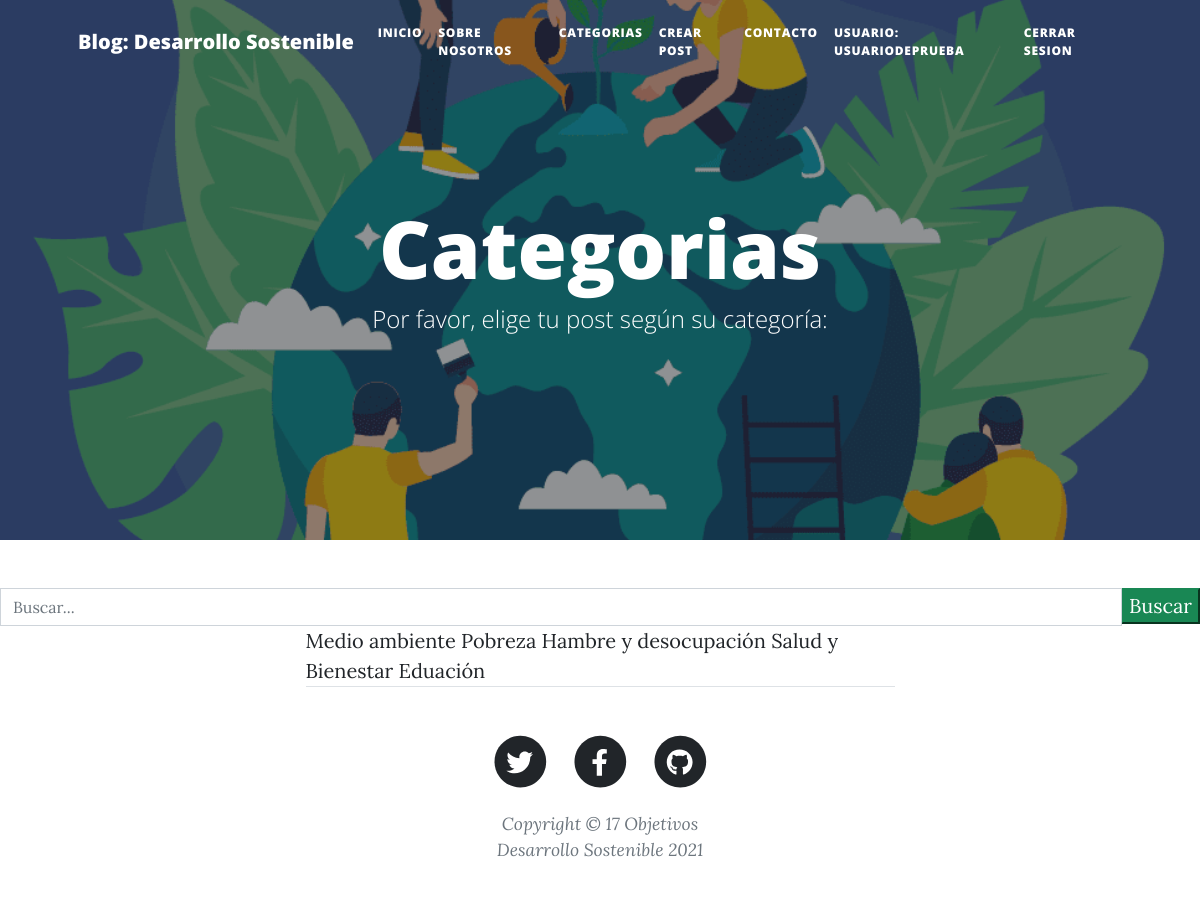
The app's page /categorias/ (signed in) with its own data.
### appblog/models.py (models this page shows, shortened)
class ModeloBase(models.Model):
    id=models.AutoField(primary_key=True)
    estado=models.BooleanField('Estado', default=True)
    fecha_creacion=models.DateTimeField ('Fecha creación', auto_now=False, auto_now_add= True)
    fecha_modificacion=models.DateTimeField ('Fecha de modificación', auto_now= True, auto_now_add= False)
    fecha_eliminacion=models.DateTimeField ('Fecha de eliminación', auto_now=True, auto_now_add= False)
    class Meta:
        abstract = True

class Categoria(ModeloBase):
    nombre=models.CharField('Nombre de la categoría', max_length=100, unique = True)
    imagen_ref=models.ImageField ('Imagen referencial', upload_to = 'categoria/')
    class Meta:
        verbose_name = 'Categoria'
        verbose_name_plural = 'Categorias'

### appblog/views.py (the view)
class Categorias (ListView):
     model=Categoria
     template_name = 'categorias.html'

### templates/categorias.html (shortened to what this page needs)
{% extends 'index.html' %}
{% load static %}
{% block imagen %}
{% static "assets/img/nos.png"%}
{% endblock imagen %}
{% block titulo_principal%}
Categorias
{% endblock titulo_principal%}
{% block titulo_secundario%}
Por favor, elige tu post según su categoría:
{% endblock titulo_secundario%}
{% block contenido%}
<div class="container px-4 px-lg-5">
    <div class="row gx-4 gx-lg-5 justify-content-center">
        <div class="col-md-10 col-lg-8 col-xl-7">
            {% for categoria in categoria_list %}
             {{categoria.nombre}}
             {% endfor%}
{% endblock contenido%}

### templates/index.html (shortened to what this page needs)
{% load static %}
<!DOCTYPE html>
<html lang="es">
    <head>
        <link href="{% static 'css/styles.css' %}" rel="stylesheet" />
    </head>
    <body>
        <nav class="navbar navbar-expand-lg navbar-light" id="mainNav">
            <div class="container px-4 px-lg-5">
                <a class="navbar-brand" href="{% url 'blog:index' %}">Blog: Desarrollo Sostenible</a>
                <div class="collapse navbar-collapse" id="navbarResponsive">
                    <ul class="navbar-nav ms-auto py-4 py-lg-0">
                        <li class="nav-item"><a class="nav-link px-lg-2 py-2 py-lg-3" href="{% url 'blog:index' %}">Inicio</a> </li>
                        <li class="nav-item"><a class="nav-link px-lg-2 py-2 py-lg-3" href="{% url 'blog:about' %}">Sobre Nosotros</a></li>
                        <li class="nav-item"><a class="nav-link px-lg-2 py-2 py-lg-3" href="{% url 'blog:categorias' %}">Categorias</a></li>
                        <li class="nav-item"><a class="nav-link px-lg-2 py-2 py-lg-3" href="{% url 'blog:crear_post' %}">Crear Post</a></li>
                        <li class="nav-item"><a class="nav-link px-lg-2 py-2 py-lg-3" href="{% url 'blog:contacto' %}">Contacto</a></li>
                        {% if user.is_authenticated %}
                        <li class="nav-item"><a class="nav-link px-lg-2 py-2 py-lg-3" href="{% url 'blog:index' %}">Usuario: {{ user.username }}</a></li>
                        <li class="nav-item"><a class="nav-link px-lg-2 py-2 py-lg-3" href="{% url 'login:logout' %}">Cerrar Sesion</a></li>
                        {% else %}
                        <li class="nav-item"><a class="nav-link px-lg-2 py-2 py-lg-3" href="{% url 'login:login' %}">Iniciar sesión</a></li>
                        <li class="nav-item"><a class="nav-link px-lg-2 py-2 py-lg-3" href="{% url 'blog:registre' %}">Registrarse</a></li>
                        {% endif %}
                    </ul>
                </div>
            </div>
        </nav>
        <header class="masthead" id= "bg" style="background-image: url({% block imagen %} {% static "assets/img/objetivos-de-desarrollo-sostenible.jpg"%} {% endblock imagen %})">
            <div class="container position-relative px-4 px-lg-5">
                <div class="row gx-4 gx-lg-5 justify-content-center">
                    <div class="col-md-10 col-lg-8 col-xl-7">
                        <div class="site-heading">
                            <h1>{% block titulo_principal %}17 Objetivos: Desarrollo Sostenible</h1> {% endblock titulo_principal%}
                            <span class="subheading"> {% block titulo_secundario %} Un blog para debatir ideas y compartir propuestas {% endblock titulo_secundario %} </span>
                        </div>
                    </div>
                </div>
            </div>
        </header>
        <div class = "conteiner">
            <div class = "row">
                <div class="col-md-12 search">
                    <form class="" method="GET">
                        <div id="custom-search-input">
                            <div class="input-group col-md 12">
                                <input type="text"  class="form-control" placeholder="Buscar..." name="buscar">
                                <span class="input-group-list">
                                    <button type="submit" class="boton btn-success">Buscar</button>
                                </span>
                            </div>
                        </div>
                    </form>
                </div>
            </div>
        </div>
        {% block contenido %}{% endblock contenido%}
        <footer class="border-top">
            <div class="container px-4 px-lg-5">
                <div class="row gx-4 gx-lg-5 justify-content-center">
                    <div class="col-md-10 col-lg-8 col-xl-7">
                        <ul class="list-inline text-center">
                            <li class="list-inline-item">
                                <a href="#!">
                                    <span class="fa-stack fa-lg">
                                        <i class="fas fa-circle fa-stack-2x"></i>
                                        <i class="fab fa-twitter fa-stack-1x fa-inverse"></i>
                                    </span>
                                </a>
                            </li>
                            <li class="list-inline-item">
                                <a href="#!">
                                    <span class="fa-stack fa-lg">
                                        <i class="fas fa-circle fa-stack-2x"></i>
                                        <i class="fab fa-facebook-f fa-stack-1x fa-inverse"></i>
                                    </span>
                                </a>
                            </li>
                            <li class="list-inline-item">
                                <a href="#!">
                                    <span class="fa-stack fa-lg">
                                        <i class="fas fa-circle fa-stack-2x"></i>
                                        <i class="fab fa-github fa-stack-1x fa-inverse"></i>
                                    </span>
                                </a>
                            </li>
                        </ul>
                        <div class="small text-center text-muted fst-italic">Copyright &copy; 17 Objetivos Desarrollo Sostenible 2021</div>
                    </div>
                </div>
            </div>
        </footer>
    </body>
</html>

### records on screen
Categoria: nombre "Medio ambiente"
Categoria: nombre "Pobreza"
Categoria: nombre "Hambre y desocupación"
Categoria: nombre "Salud y Bienestar"
Categoria: nombre "Eduación"

### other values on screen
{{ user.username }} "USUARIODEPRUEBA"
